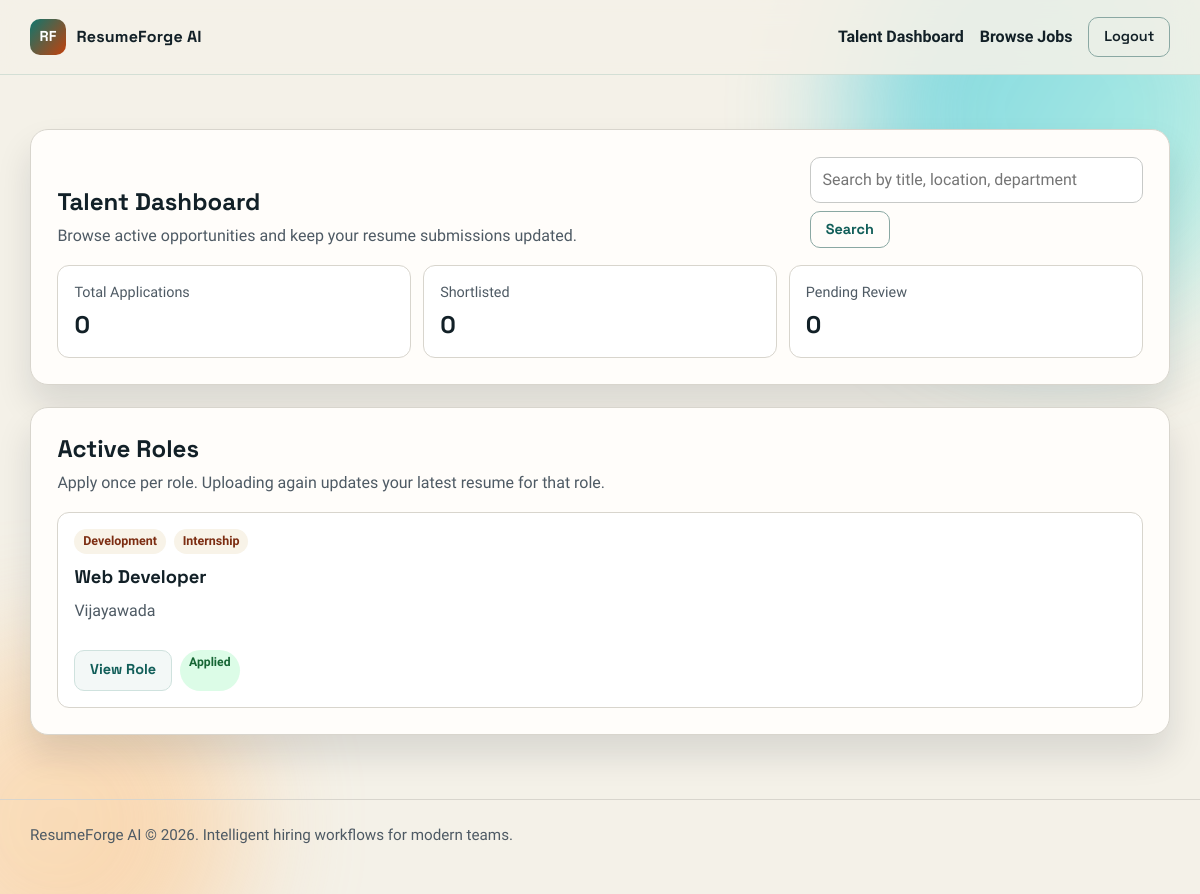
The app's page /jobs (signed in) with its own data.
### tables this page shows
CREATE TABLE applications (
            id INTEGER PRIMARY KEY AUTOINCREMENT,
            job_id INTEGER NOT NULL,
            user_id INTEGER NOT NULL,
            full_name TEXT NOT NULL,
            email TEXT NOT NULL,
            phone TEXT,
            resume_filename TEXT NOT NULL,
            resume_text TEXT NOT NULL,
            extracted_skills TEXT NOT NULL DEFAULT '[]',
            score REAL,
            missing_skills TEXT NOT NULL DEFAULT '[]',
            status TEXT NOT NULL DEFAULT 'submitted' CHECK (status IN ('submitted', 'reviewing', 'shortlisted', 'rejected')),
            notes TEXT,
            created_at TEXT NOT NULL,
            updated_at TEXT NOT NULL,
            UNIQUE(job_id, user_id),
            FOREIGN KEY (job_id) REFERENCES jobs(id) ON DELETE CASCADE,
            FOREIGN KEY (user_id) REFERENCES users(id) ON DELETE CASCADE
        );

CREATE TABLE jobs (
            id INTEGER PRIMARY KEY AUTOINCREMENT,
            title TEXT NOT NULL,
            department TEXT NOT NULL,
            location TEXT NOT NULL,
            employment_type TEXT NOT NULL,
            description TEXT NOT NULL,
            is_active INTEGER NOT NULL DEFAULT 1,
            created_by INTEGER,
            created_at TEXT NOT NULL,
            FOREIGN KEY (created_by) REFERENCES users(id) ON DELETE SET NULL
        );

### app.py (the view)
@app.route("/jobs")
@role_required("user")
def browse_jobs() -> str:
    query = request.args.get("q", "").strip().lower()
    db = get_db()
    if query:
        jobs = db.execute(
            """
            SELECT j.*, a.id AS application_id
            FROM jobs j
            LEFT JOIN applications a
              ON a.job_id = j.id AND a.user_id = ?
            WHERE j.is_active = 1
              AND (LOWER(j.title) LIKE ? OR LOWER(j.location) LIKE ? OR LOWER(j.department) LIKE ?)
            ORDER BY j.created_at DESC
            """,
            (g.user["id"], f"%{query}%", f"%{query}%", f"%{query}%"),
        ).fetchall()
    else:
        jobs = db.execute(
            """
            SELECT j.*, a.id AS application_id
            FROM jobs j
            LEFT JOIN applications a
              ON a.job_id = j.id AND a.user_id = ?
            WHERE j.is_active = 1
            ORDER BY j.created_at DESC
            """,
            (g.user["id"],),
        ).fetchall()
    return render_template("user_dashboard.html", jobs=jobs, query=query)

### app.py (called while the page is built)
def get_db() -> sqlite3.Connection:
    if "db" not in g:
        conn = sqlite3.connect(DATABASE_PATH)
        conn.row_factory = sqlite3.Row
        conn.execute("PRAGMA foreign_keys = ON")
        g.db = conn
    return g.db

def role_required(required_role: str):
    def decorator(view_func):
        @wraps(view_func)
        def wrapped(*args, **kwargs):
            if g.user is None:
                flash("Please log in to continue.", "warning")
                return redirect(url_for("login", next=request.path))
            if g.user["role"] != required_role:
                flash("You do not have permission to open that page.", "danger")
                if g.user["role"] == "admin":
                    return redirect(url_for("admin_dashboard"))
                return redirect(url_for("user_dashboard"))
            return view_func(*args, **kwargs)
        return wrapped
    return decorator

@app.before_request
def load_logged_in_user() -> None:
    g.user = None
    user_id = session.get("user_id")
    if user_id is None:
        return
    db = get_db()
    g.user = db.execute(
        "SELECT id, name, email, role FROM users WHERE id = ?", (user_id,)
    ).fetchone()

@app.context_processor
def inject_globals() -> dict[str, object]:
    return {
        "current_user": g.user,
        "current_year": datetime.now().year,
        "status_choices": STATUS_CHOICES,
    }

### templates/user_dashboard.html (shortened to what this page needs)
{% extends "base.html" %}
{% block content %}
<section class="panel reveal">
    <div class="panel-header split">
        <div>
            <h1>Talent Dashboard</h1>
            <p>Browse active opportunities and keep your resume submissions updated.</p>
        </div>
        <form action="{{ url_for('browse_jobs') }}" method="get" class="search-form">
            <input type="search" name="q" value="{{ query or '' }}" placeholder="Search by title, location, department">
            <button type="submit" class="btn btn-outline">Search</button>
        </form>
    </div>
    {% set total_apps = summary.total if summary is defined else (applications|length if applications is defined else 0) %}
    {% set shortlisted = summary.shortlisted if summary is defined else 0 %}
    {% set pending = summary.pending if summary is defined else 0 %}
    <div class="stat-grid">
        <article class="stat-card">
            <span>Total Applications</span>
            <strong>{{ total_apps }}</strong>
        </article>
        <article class="stat-card">
            <span>Shortlisted</span>
            <strong>{{ shortlisted }}</strong>
        </article>
        <article class="stat-card">
            <span>Pending Review</span>
            <strong>{{ pending }}</strong>
        </article>
    </div>
</section>
<section class="panel reveal">
    <div class="panel-header">
        <h2>Active Roles</h2>
        <p>Apply once per role. Uploading again updates your latest resume for that role.</p>
    </div>
    {% if jobs %}
        <div class="job-grid" id="job-grid">
            {% for job in jobs %}
                <article class="job-card" data-card>
                    <div class="job-meta">
                        <span>{{ job.department }}</span>
                        <span>{{ job.employment_type }}</span>
                    </div>
                    <h3>{{ job.title }}</h3>
                    <p class="muted">{{ job.location }}</p>
                    <div class="job-actions">
                        <a href="{{ url_for('job_detail', job_id=job.id) }}" class="btn btn-ghost">View Role</a>
                        {% if job.application_id %}
                            <span class="pill pill-success">Applied</span>
                        {% else %}
                            <span class="pill">Open</span>
                        {% endif %}
                    </div>
                </article>
            {% endfor %}
        </div>
    {% else %}
        <p class="empty-state">No roles matched your search yet.</p>
    {% endif %}
</section>
{% endblock %}

### static/css/main.css (style rules this page uses)
:root { --canvas: #f4f1e8; --surface: #fffdfa; --ink: #122027; --muted: #4e5a64; --line: #d8d5cd; --brand: #0f766e; --brand-dark: #115e59; --accent: #c2410c; --accent-soft: #fb923c; --info: #0369a1; --good: #15803d; --warn: #b45309; --bad: #b91c1c; --shadow: 0 20px 35px rgba(15, 23, 42, 0.12); --radius-lg: 18px; --radius-md: 12px; --radius-sm: 9px; }
* { box-sizing: border-box; }
html, body { margin: 0; min-height: 100%; }
body { background: var(--canvas); color: var(--ink); font-family: "Source Sans 3", "Segoe UI", sans-serif; line-height: 1.5; position: relative; }
h1, h2, h3, h4 { font-family: "Space Grotesk", "Segoe UI", sans-serif; line-height: 1.2; margin: 0; }
p { margin-top: 0; }
a { color: var(--brand-dark); text-decoration: none; }
.panel { background: var(--surface); border: 1px solid var(--line); border-radius: var(--radius-lg); padding: clamp(1rem, 2.2vw, 1.7rem); box-shadow: var(--shadow); margin-top: 1.4rem; }
.panel-header { margin-bottom: 1.1rem; }
.panel-header p { margin: 0.45rem 0 0; color: var(--muted); }
.split { display: flex; align-items: flex-end; justify-content: space-between; gap: 1rem; flex-wrap: wrap; }
.job-grid { display: grid; grid-template-columns: repeat(auto-fit, minmax(240px, 1fr)); gap: 0.9rem; }
.job-card { background: #fff; border: 1px solid var(--line); border-radius: var(--radius-md); padding: 1rem; display: flex; flex-direction: column; gap: 0.7rem; }
.job-card h3 { font-size: 1.15rem; }
.job-meta { display: flex; gap: 0.5rem; flex-wrap: wrap; }
.job-meta span { padding: 0.2rem 0.55rem; background: #f8f3e8; color: #7c2d12; border-radius: 999px; font-size: 0.78rem; font-weight: 700; }
.job-actions, .row-actions { display: flex; gap: 0.5rem; flex-wrap: wrap; }
.stat-grid { margin-top: 1rem; display: grid; grid-template-columns: repeat(auto-fit, minmax(150px, 1fr)); gap: 0.75rem; }
.stat-card { background: #fff; border: 1px solid var(--line); border-radius: var(--radius-md); padding: 0.85rem 1rem; }
.stat-card span { color: var(--muted); font-size: 0.9rem; }
.stat-card strong { display: block; margin-top: 0.2rem; font-size: 1.5rem; font-family: "Space Grotesk", "Segoe UI", sans-serif; }
.btn { border: 1px solid transparent; border-radius: 10px; padding: 0.53rem 0.92rem; cursor: pointer; font-family: "Space Grotesk", "Segoe UI", sans-serif; font-size: 0.9rem; font-weight: 700; display: inline-flex; align-items: center; justify-content: center; transition: transform 0.18s ease, background-color 0.2s ease; text-decoration: none; }
.btn-outline { background: transparent; border-color: #8aa8a3; color: var(--brand-dark); }
.btn-ghost { background: #f3f8f7; border-color: #cfe2de; color: var(--brand-dark); }
.search-form { display: flex; gap: 0.5rem; flex-wrap: wrap; }
.search-form input, .stack-form input, .stack-form textarea, .stack-form select, .auth-form input, .apply-form input, textarea, input, select { width: 100%; border: 1px solid #c7c9c7; border-radius: 10px; padding: 0.62rem 0.72rem; background: #fff; color: var(--ink); font: inherit; }
.pill { display: inline-flex; padding: 0.19rem 0.58rem; border-radius: 999px; background: #e2e8f0; color: #334155; font-size: 0.76rem; font-weight: 700; }
.pill-success, .pill-shortlisted { background: #dcfce7; color: #166534; }
.muted { color: var(--muted); }
.reveal { opacity: 0; transform: translateY(18px); transition: opacity 0.48s ease, transform 0.48s ease; }
.reveal-visible { opacity: 1; transform: translateY(0); }

### records on screen
applications: department "Development", employment_type "Internship", title "Web Developer", location "Vijayawada", shows "Applied"

### other values on screen
{{ total_apps }} "0"
{{ shortlisted }} "0"
{{ pending }} "0"
